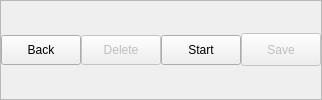
                  <widget class="QFrame" name="NavBox">
                   <property name="sizePolicy">
                    <sizepolicy hsizetype="Preferred" vsizetype="Preferred">
                     <horstretch>0</horstretch>
                     <verstretch>0</verstretch>
                    </sizepolicy>
                   </property>
                   <property name="minimumSize">
                    <size>
                     <width>0</width>
                     <height>30</height>
                    </size>
                   </property>
                   <property name="frameShape">
                    <enum>QFrame::Shape::StyledPanel</enum>
                   </property>
                   <property name="frameShadow">
                    <enum>QFrame::Shadow::Raised</enum>
                   </property>
                   <layout class="QHBoxLayout" name="horizontalLayout_3">
                    <property name="spacing">
                     <number>0</number>
                    </property>
                    <property name="leftMargin">
                     <number>0</number>
                    </property>
                    <property name="topMargin">
                     <number>0</number>
                    </property>
                    <property name="rightMargin">
                     <number>0</number>
                    </property>
                    <property name="bottomMargin">
                     <number>0</number>
                    </property>
                    <item>
                     <widget class="QPushButton" name="btn_back">
                      <property name="sizePolicy">
                       <sizepolicy hsizetype="Preferred" vsizetype="Preferred">
                        <horstretch>0</horstretch>
                        <verstretch>0</verstretch>
                       </sizepolicy>
                      </property>
                      <property name="minimumSize">
                       <size>
                        <width>0</width>
                        <height>30</height>
                       </size>
                      </property>
                      <property name="maximumSize">
                       <size>
                        <width>150</width>
                        <height>30</height>
                       </size>
                      </property>
                      <property name="text">
                       <string>Back</string>
                      </property>
                      <property name="icon">
                       <iconset resource="resources.qrc">
                        <normaloff>:/icons/images/icons/cil-arrow-circle-left.png</normaloff>:/icons/images/icons/cil-arrow-circle-left.png</iconset>
                      </property>
                     </widget>
                    </item>
                    <item>
                     <widget class="QPushButton" name="btn_delete_row">
                      <property name="enabled">
                       <bool>false</bool>
                      </property>
                      <property name="sizePolicy">
                       <sizepolicy hsizetype="Preferred" vsizetype="Preferred">
                        <horstretch>0</horstretch>
                        <verstretch>0</verstretch>
                       </sizepolicy>
                      </property>
                      <property name="minimumSize">
                       <size>
                        <width>0</width>
                        <height>30</height>
                       </size>
                      </property>
                      <property name="maximumSize">
                       <size>
                        <width>150</width>
                        <height>30</height>
                       </size>
                      </property>
                      <property name="text">
                       <string>Delete</string>
                      </property>
                      <property name="icon">
                       <iconset resource="resources.qrc">
                        <normaloff>:/icons/images/icons/cil-x.png</normaloff>:/icons/images/icons/cil-x.png</iconset>
                      </property>
                     </widget>
                    </item>
                    <item>
                     <widget class="QPushButton" name="btn_start">
                      <property name="sizePolicy">
                       <sizepolicy hsizetype="Preferred" vsizetype="Preferred">
                        <horstretch>0</horstretch>
                        <verstretch>0</verstretch>
                       </sizepolicy>
                      </property>
                      <property name="minimumSize">
                       <size>
                        <width>0</width>
                        <height>30</height>
                       </size>
                      </property>
                      <property name="maximumSize">
                       <size>
                        <width>150</width>
                        <height>30</height>
                       </size>
                      </property>
                      <property name="text">
                       <string>Start</string>
                      </property>
                      <property name="icon">
                       <iconset resource="resources.qrc">
                        <normaloff>:/icons/images/icons/cil-media-play.png</normaloff>:/icons/images/icons/cil-media-play.png</iconset>
                      </property>
                     </widget>
                    </item>
                    <item>
                     <widget class="QPushButton" name="btn_save">
                      <property name="enabled">
                       <bool>false</bool>
                      </property>
                      <property name="sizePolicy">
                       <sizepolicy hsizetype="Preferred" vsizetype="Preferred">
                        <horstretch>0</horstretch>
                        <verstretch>0</verstretch>
                       </sizepolicy>
                      </property>
                      <property name="minimumSize">
                       <size>
                        <width>0</width>
                        <height>30</height>
                       </size>
                      </property>
                      <property name="maximumSize">
                       <size>
                        <width>150</width>
                        <height>33</height>
                       </size>
                      </property>
                      <property name="text">
                       <string>Save</string>
                      </property>
                      <property name="icon">
                       <iconset resource="resources.qrc">
                        <normaloff>:/icons/images/icons/cil-save.png</normaloff>:/icons/images/icons/cil-save.png</iconset>
                      </property>
                     </widget>
                    </item>
                   </layout>
                  </widget>
